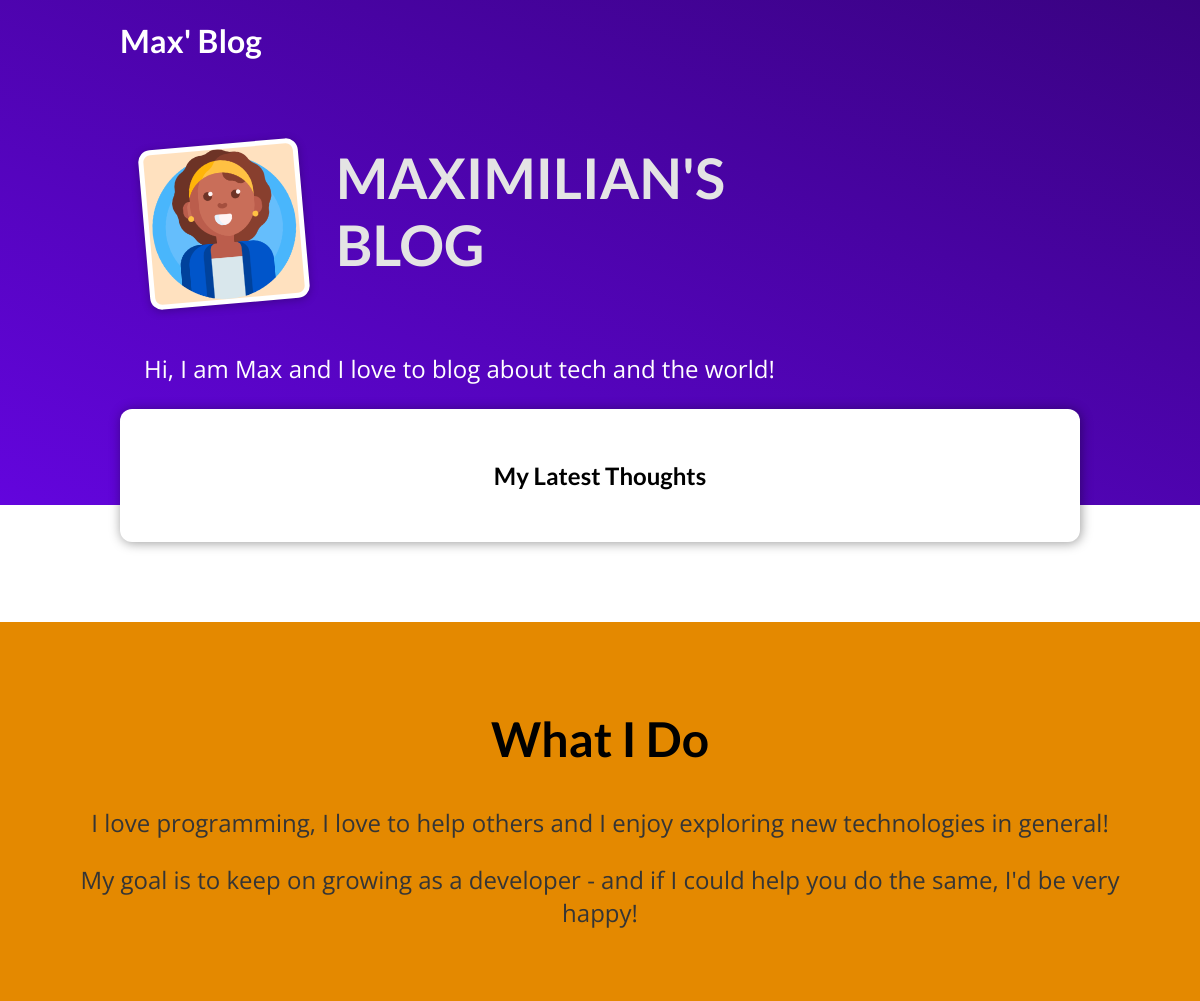
The app's page /, older data.
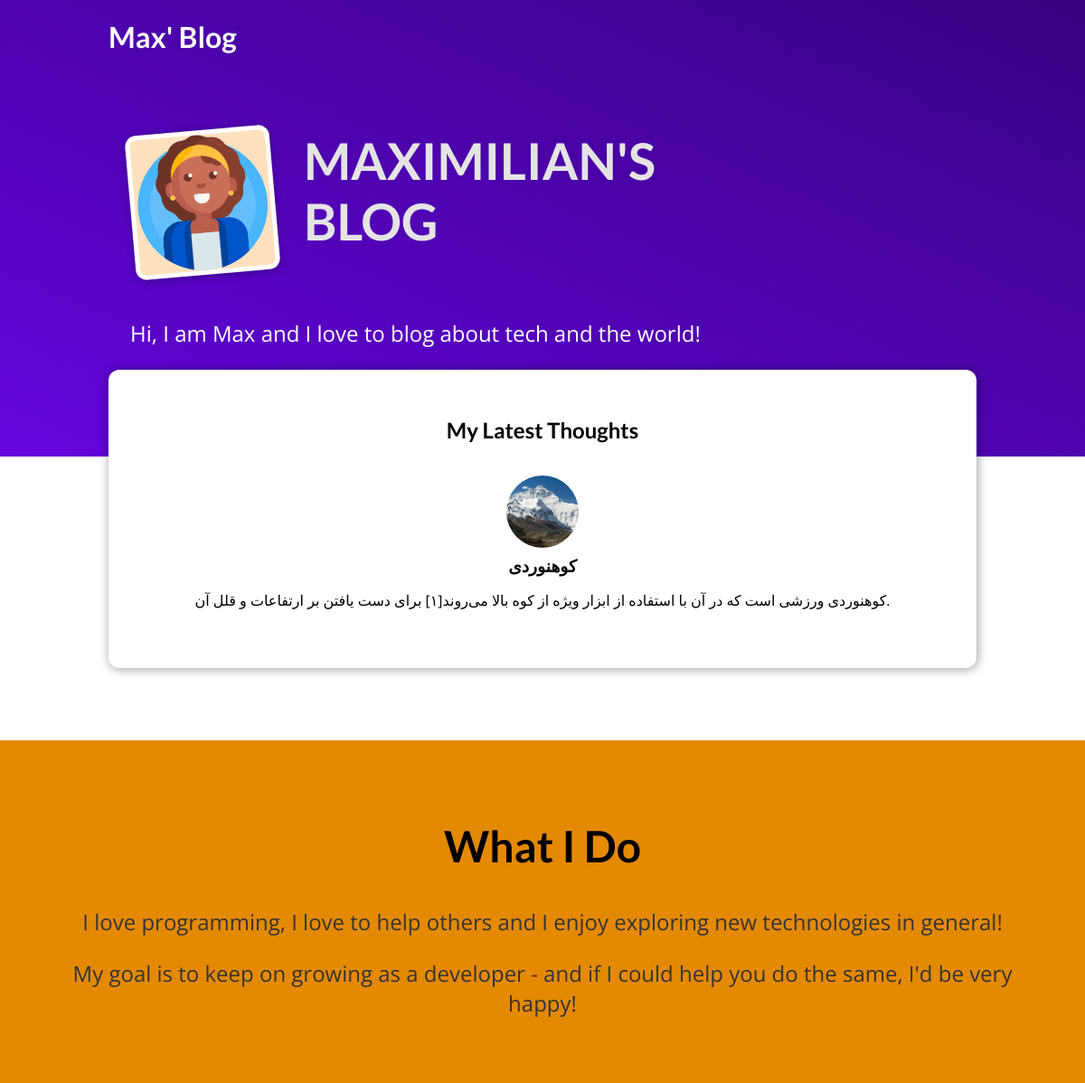
The same page, newer data.
### blog/models.py (models this page shows, shortened)
class Post(models.Model):
    title = models.CharField(max_length=150,null=False,verbose_name="عنوان")
    author = models.ForeignKey("Author", null=True ,verbose_name=("نویسنده"), on_delete=models.SET_NULL, related_name="authors")
    tags = models.ManyToManyField("Tag", verbose_name=("تگ"),)
    slug = models.SlugField(default="",null=False,unique=True,db_index=True,verbose_name="اسلاگ")
    excrept = models.TextField(max_length=300,verbose_name="تیتر دوم")
    description = models.TextField(verbose_name="متن")
    published = models.DateTimeField(auto_now_add=True,verbose_name="انتشار")
    updated = models.DateTimeField(auto_now=True,verbose_name="اپدیت" )
    image = models.ImageField(upload_to="update",verbose_name="ادرس عکس")
    class Meta:
        verbose_name = ("پست")
        verbose_name_plural = ("پست ها")
    def get_absolute_url(self):
        return reverse("post_detail", kwargs={"slug": self.slug})

### blog/views.py (the view)
# urls.py: path('',views.HomepageListView.as_view(),name="home"),
class HomepageListView(ListView):
    template_name = "blog/index.html"
    model = Post
    context_object_name = "posts"
    ordering = ["-updated"]
    def get_queryset(self):
        queryset = super().get_queryset()
        data = queryset[:3]
        return data

### blog/templates/blog/index.html (shortened to what this page needs)
{% extends "base.html"  %}
{% load static %}
{% block css_files %}
  <link rel="stylesheet" href="{% static 'blog/post.css'  %}" />
  <link rel="stylesheet" href="{% static 'blog/index.css'  %}" />
{% endblock %}
{% block content %}
<section id="welcome">
  <header>
    <img src="{% static 'blog/images/teacher.png' %}" alt="Max - The Author Of This Blog" />
    <h2>MAXIMILIAN'S BLOG</h2>
  </header>
  <p>Hi, I am Max and I love to blog about tech and the world!</p>
</section>
<section id="latest-posts">
  <h2>My Latest Thoughts</h2>
  <ul>
    {% for post in posts %}
      {% include "blog/includes/post.html"  %}
    {% endfor %}
  </ul>
</section>
<section id="about">
  <h2>What I Do</h2>
  <p>
    I love programming, I love to help others and I enjoy exploring new
    technologies in general!
  </p>
  <p>
    My goal is to keep on growing as a developer - and if I could help you do
    the same, I'd be very happy!
  </p>
</section>
{% endblock %}

### templates/base.html (shortened to what this page needs)
{% load static %}
<!DOCTYPE html>
<html lang="en">
<head>
  <link rel="stylesheet" href="{% static 'app.css'  %}">
  {% block css_files %}{% endblock %}
</head>
<body>
  <header id="main-navigation">
    <h1><a href="{% url 'home'  %}">Max' Blog</a></h1>
  </header>
  {% block content %}
  {% endblock %}
</body>
</html>

### blog/templates/blog/includes/post.html
<li>
    <article class="post">
      <a href="{{post.get_absolute_url}}">
        <img src="{{ post.image.url }}" alt="{{ post.title }}"
        />
        <div class="post__content">
          <h3>{{ post.title|title }}</h3>
          <p>
            {{ post.excrept }}
          </p>
        </div>
      </a>
    </article>
  </li>

### static/app.css (style rules this page uses)
* { box-sizing: border-box; }
html { font-family: 'Open Sans', 'Lato', sans-serif; }
body { margin: 0; }
h1, h2, h3 { font-family: 'Lato', sans-serif; font-weight: bold; }
#main-navigation { width: 100%; height: 5rem; display: flex; justify-content: space-between; align-items: center; padding: 0 10%; position: absolute; top: 0; left: 0; }
#main-navigation a { text-decoration: none; color: white; font-weight: bold; }

### blog/static/blog/post.css (style rules this page uses)
.post { display: flex; flex-direction: column; align-items: center; text-align: center; }
.post a { text-decoration: none; color: black; transition: all 0.2s ease; padding: 1rem; }
.post img { width: 5rem; height: 5rem; object-fit: cover; border-radius: 50%; }
.post h3 { margin: 0.25rem 0; }

### blog/static/blog/index.css (style rules this page uses)
#welcome { background: linear-gradient(to right top, #6305dd, #390281); padding: 6rem 12%; }
#welcome header { display: flex; align-items: flex-start; margin: 3rem auto; }
#welcome img { width: 10rem; height: 10rem; object-fit: cover; object-position: top; border: 5px solid white; border-radius: 12px; background-color: #ffe1bf; transform: rotateZ(-5deg); box-shadow: 0 2px 8px rgba(0, 0, 0, 0.25); }
#welcome h2 { font-size: 3.5rem; margin: 0 0 0 2rem; color: #e4e4e4; width: 10rem; }
#welcome p { color: white; font-size: 1.5rem; }
#latest-posts { background-color: white; padding: 2rem; border-radius: 12px; width: 60rem; margin: -6rem auto 2rem auto; box-shadow: 1px 1px 12px rgba(0, 0, 0, 0.4); }
#latest-posts h2 { text-align: center; }
#latest-posts ul { list-style: none; margin: 0; padding: 0; display: flex; gap: 1rem; }
#latest-posts li { flex: 1; }
#about { text-align: center; padding: 3rem; background-color: #e48900; margin-top: 5rem; }
#about h2 { font-size: 3rem; }
#about p { font-size: 1.5rem; color: #353535; }

Row changes from the older to the newer data that the page shows:
added Post: image (picture), title "کوهنوردی", excrept "کوهنوردی ورزشی است که در آن با استفاده از ابزار ویژه از کوه بالا می‌روند[۱] برای دست یافتن بر ارتفاعات و قلل آن."
